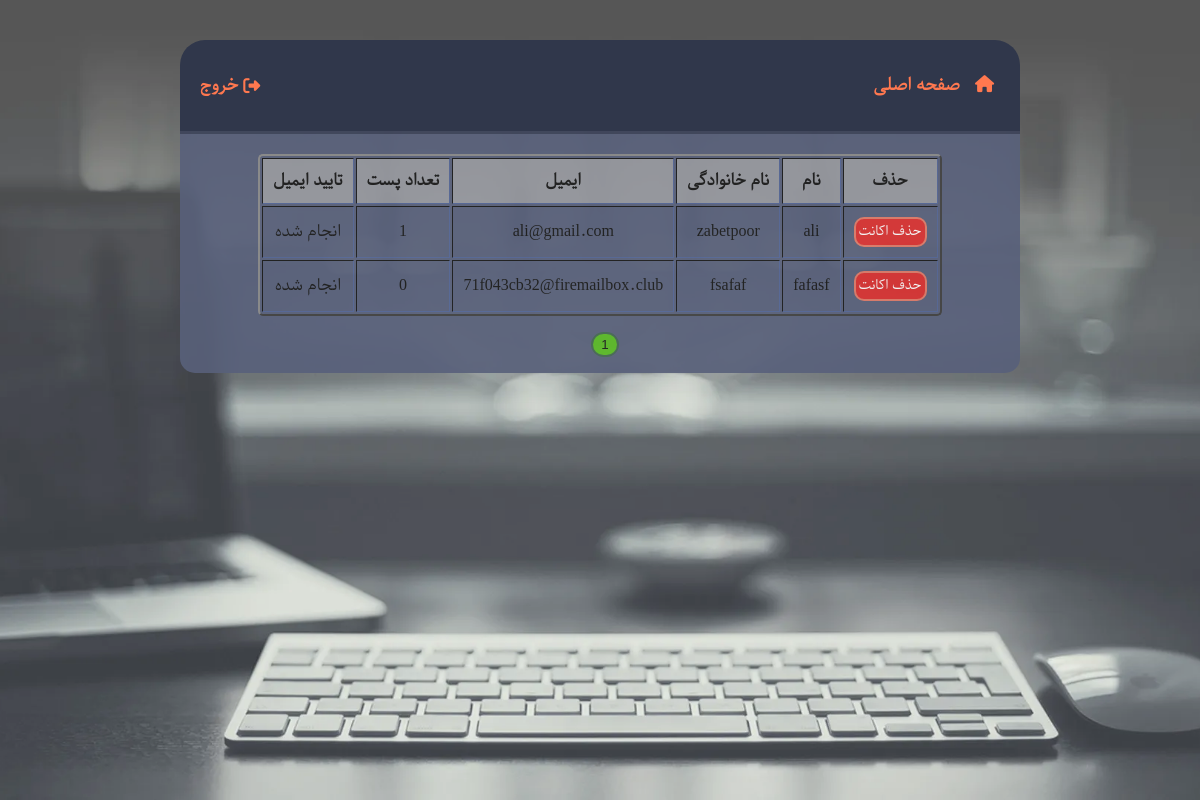
Page /adminpanel/users (signed in) on the committed database.
### main/models.py (models this page shows, shortened)
class User(db.Model,UserMixin):
    id=db.Column(db.Integer,primary_key=True)
    firstname=db.Column(db.String(20),nullable=False)
    lastname=db.Column(db.String(20),nullable=False)
    email=db.Column(db.String(120),unique=True,nullable=False)
    profile_image=db.Column(db.String(20),nullable=False,default="39348396.png")
    password=db.Column(db.String(60),nullable=False)
    verify=db.Column(db.Boolean,nullable=False,default=False)
    isadmin=db.Column(db.Boolean,nullable=False,default=False)
    posts=db.relationship("Post",backref="author",lazy=True)

### main/routes.py (the view)
@app.route("/adminpanel/users",methods=["POST","GET"])
def adminpanel_users():
    if current_user.isadmin==False:
        abort(403)
    page=request.args.get("page",1,int)
    users=User.query.paginate(page=page,per_page=10)
    return render_template("admin.html",users=users,title="پنل ادمین-یوزرها")

### main/models.py (called while the page is built)
@login_manager.user_loader
def load_user(user_id):
    return User.query.get(int(user_id))

### main/templates/admin.html (shortened to what this page needs)
{% extends "layout.html" %}
{% block header %}
    <div class="listright">
        <i class="fas fa-home"></i><a href="{{url_for("index")}}">
        <li>صفحه اصلی</li>
    </a>
    </div>
    <div class="listleft">
        <i class="fas fa-sign-out-alt"></i><a href="{{url_for("logout")}}">خروج</a>
    </div>
{% endblock %}
{% block content %}
    {% if "users" in request.path %}
        <table class="table-admin" border="2px">
            <thead>
                <th>حذف</th>
                <th>نام</th>
                <th>نام خانوادگی</th>
                <th>ایمیل</th>
                <th>تعداد پست</th>
                <th>تایید ایمیل</th>
            </thead>
            <tbody>
            {% for user in users.items %}
                <tr>
                    <td><a href="{{ url_for("deleteuser",userid=user.id) }}">
                        <button>حذف اکانت</button>
                    </a></td>
                    <td>{{ user.firstname }}</td>
                    <td>{{ user.lastname }}</td>
                    <td>{{ user.email}}</td>
                    <td>{{ user.posts|length }}</td>
                    <td>{% if user.verify==True %}انجام شده{% else %}انجام نشده{% endif %}</td>
                </tr>
            {% endfor %}
            </tbody>
        </table>
        <div class="switch-page">
            <ul>
                {% for page_num in users.iter_pages(left_edge=1,right_edge=1,left_current=2,right_current=2) %}
                    {% if page_num %}
                        {% if users.page==page_num %}
                            <li><a href="{{ url_for("adminpanel_users",page=page_num) }}">
                                <button id="switch-page-active">{{ page_num }}</button>
                            </a></li>
                        {% else %}
                            <li><a href="{{ url_for("adminpanel_users",page=page_num) }}">
                                <button>{{ page_num }}</button>
                            </a></li>
                        {% endif %}
                    {% endif %}
                {% endfor %}
            </ul>
        </div>
    {% endif %}
{% endblock %}

### main/static/css/main.css (style rules this page uses)
html { height: 100%; }
body { margin: 0px; font-family: parastoo; height: 100%; }
.header li { display: inline; list-style:none; margin-right: 10px; }
.listleft { margin-left: 20px; display: flex; flex-direction: row; justify-content: flex-start; align-items: center; }
.listleft i { margin-left: 5px; }
.listright { margin-right: -14px; }
.header a { text-decoration: none; color: #ff6a3d; }
.switch-page ul { display: flex; flex-direction: row-reverse; justify-content: center; padding: 0px; }
.switch-page li { display: inline; margin-left: 10px; }
.switch-page button { background-color: #1dcbf7; opacity: 0.6; border: 2px solid #30573f; border-radius: 25px; padding: 3px 8px; cursor: pointer; transition: 0.2s ease-in-out; }
#switch-page-active { background-color: #47b40c; opacity: 1; border: 2px solid #30573f; border-radius: 25px; padding: 3px 8px; cursor: pointer; }
.table-admin { border-radius: 5px; text-align: center; }
.table-admin a { text-decoration: none; }
.table-admin button { background-color: #d81a1a; color: white; border-radius: 10px; padding: 3px; cursor: pointer; border: 2px solid #dd6c58; font-family: parastoo; }
.table-admin th,td { border-color: #1a2238; padding: 10px; }
.table-admin th { background-color: #8c8e96; }

### rows in the picture
User: firstname "ali", lastname "zabetpoor", email "ali@gmail.com", posts|length "1", verify "انجام شده"
User: firstname "fafasf", lastname "fsafaf", email "71f043cb32@firemailbox.club", posts|length "0", verify "انجام شده"

### other values in the picture
{{ page_num }} "1"
